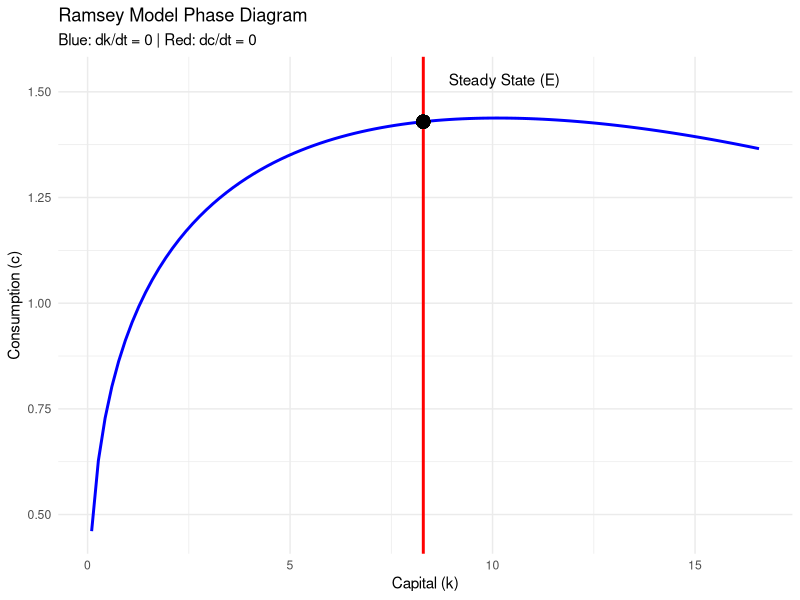

Source code (R): (Note: this script raises an error after producing the figure.)
library(tidyverse)
library(deSolve)

# Simple Ramsey Dynamics in R

ramsey_model <- function(t, state, parameters) {
  with(as.list(c(state, parameters)), {
    # f(k) = k^alpha
    mpk <- alpha * k^(alpha - 1)
    
    dk <- k^alpha - c - (n + g + delta) * k
    dc <- (c / sigma) * (mpk - delta - rho)
    
    return(list(c(dk, dc)))
  })
}

# Define params (Example)
params <- c(alpha = 0.33, delta = 0.05, rho = 0.02, sigma = 2, n = 0.01, g = 0.02)

library(ggplot2)

# 1. Setup Parameters
alpha <- 0.33; delta <- 0.05; rho <- 0.03; n <- 0.02; sigma <- 2

# 2. Calculate Steady States
k_ss <- ((rho + delta) / alpha)^(1 / (alpha - 1))
c_ss <- k_ss^alpha - (n + delta) * k_ss

# 3. Define the Nullclines
k_vals <- seq(0.1, k_ss * 2, length.out = 100)
dot_k_0 <- k_vals^alpha - (n + delta) * k_vals # Consumption where k is stable
dot_c_0 <- c_ss                                # Consumption where c is stable

df_nullclines <- data.frame(k = k_vals, dk0 = dot_k_0)

# 4. Plotting
ggplot(df_nullclines, aes(x = k)) +
  geom_line(aes(y = dk0), color = "blue", size = 1) +      # k-nullcline
  geom_vline(xintercept = k_ss, color = "red", size = 1) +  # c-nullcline
  geom_point(aes(x = k_ss, y = c_ss), size = 4) +           # Steady State
  annotate("text", x = k_ss + 2, y = c_ss + 0.1, label = "Steady State (E)") +
  labs(title = "Ramsey Model Phase Diagram",
       subtitle = "Blue: dk/dt = 0 | Red: dc/dt = 0",
       x = "Capital (k)", y = "Consumption (c)") +
  theme_minimal()


# SHOOTING METHOD - ALGORITHM 

# 1. Recalculate Steady State for comparison
k_ss <- ((params["rho"] + params["delta"]) / params["alpha"])^(1 / (params["alpha"] - 1))
c_ss <- k_ss^params["alpha"] - (params["n"] + params["delta"]) * k_ss

# 2. Reset Bounds
low_c <- 0
high_c <- k0^params["alpha"] # Max consumption cannot exceed total output
k0 <- 1.0

for (i in 1:30) {
  guess_c <- (low_c + high_c) / 2
  
  # Run a very short simulation to see the INITIAL trend
  out <- try(as.data.frame(ode(y = c(k = k0, c = guess_c), 
                               times = seq(0, 30, by = 1), 
                               func = ramsey_system, 
                               parms = params)), silent = TRUE)
  
  # Check if it crashed or Capital hit the floor
  if (inherits(out, "try-error") || any(is.na(out)) || any(out$k < 0.01)) {
    # If k crashed, we consumed TOO MUCH
    high_c <- guess_c
  } else {
    last_k <- tail(out$k, 1)
    # If k ended up HIGHER than its starting point (growing toward infinity), 
    # and we are already above k_ss, or if k is just growing too fast:
    if (last_k > k_ss) {
      # We saved TOO MUCH (consumed too little)
      low_c <- guess_c
    } else {
      # We are still below k_ss and k is falling or stable
      high_c <- guess_c
    }
  }
}

print(paste("New Guess for c0:", round(guess_c, 6)))

# 1. Check your Steady State - is it valid?
print(k_ss) 
print(c_ss)

# 2. Test a tiny consumption value manually
test_out <- ode(y = c(k = 1.0, c = 0.1), times = seq(0, 5, by = 1), 
                func = ramsey_system, parms = params)
print(head(test_out))

# 1. Parameters (from your output)
params <- c(alpha = 0.33, delta = 0.05, rho = 0.03, n = 0.02, sigma = 2)
k_ss <- 8.2897
c_ss <- 1.4293
k0 <- 1.0

# 2. Reset Bounds
low_c <- 0.05
high_c <- c_ss # At k=1, you definitely consume less than the steady state
iterations <- 25

for (i in 1:iterations) {
  guess_c <- (low_c + high_c) / 2
  
  # Simulate forward
  out <- try(as.data.frame(ode(y = c(k = k0, c = guess_c), 
                               times = seq(0, 50, by = 1), 
                               func = ramsey_system, 
                               parms = params)), silent = TRUE)
  
  # Logic: 
  # If it crashes, C was too high.
  # If k grows PAST the steady state, C was too low (undershot).
  # If k crashes to zero, C was too high (overshot).
  
  if (inherits(out, "try-error") || any(is.na(out)) || any(out$k < 0.1)) {
    high_c <- guess_c
  } else {
    final_k <- tail(out$k, 1)
    
    if (final_k > k_ss) {
      # Economy is growing too fast/too far -> Save less (Consume more)
      low_c <- guess_c
    } else {
      # Economy is stalled or shrinking -> Save more (Consume less)
      high_c <- guess_c
    }
  }
}

final_c0 <- as.numeric(guess_c)
print(paste("The Saddle Path value for c0 is:", round(final_c0, 4)))

final_out <- as.data.frame(ode(y = c(k = k0, c = final_c0), 
                               times = seq(0, 100, by = 1), 
                               func = ramsey_system, 
                               parms = params))


# 1. Load the library FIRST
library(ggplot2)

# 2. Run the plot command SECOND (no library calls inside the + chain)
ggplot(final_out, aes(x = k, y = c)) +
  geom_path(color = "darkgreen", linewidth = 1.2) +
  annotate("point", x = k_ss, y = c_ss, color = "red", size = 3) +
  labs(title = "The Saddle Path", 
       subtitle = paste("Initial c0 =", round(final_c0, 4)),
       x = "Capital (k)", y = "Consumption (c)") +
  theme_minimal()





# new path - comparative dynamics

# 1. New Parameters (Technological Breakthrough)
params_new <- params
params_new["alpha"] <- 0.40 # Increase from 0.33

# 2. Find the NEW Steady State
k_ss_new <- ((params_new["rho"] + params_new["delta"]) / params_new["alpha"])^(1 / (params_new["alpha"] - 1))
c_ss_new <- k_ss_new^params_new["alpha"] - (params_new["n"] + params_new["delta"]) * k_ss_new

# 3. Use the Shooting Method to find the NEW c0 
# (Starting from our CURRENT capital level k0 = 1.0)
low_c <- 0.1; high_c <- 2.0
for (i in 1:25) {
  guess_c_new <- (low_c + high_c) / 2
  out_new <- try(as.data.frame(ode(y = c(k = k0, c = guess_c_new), 
                                   times = seq(0, 50, by = 1), 
                                   func = ramsey_system, parms = params_new)), silent = TRUE)
  if (inherits(out_new, "try-error") || any(out_new$k < 0.1)) { high_c <- guess_c_new }
  else { if (tail(out_new$k, 1) > k_ss_new) { low_c <- guess_c_new } else { high_c <- guess_c_new } }
}

# 4. Plot both paths
ggplot() +
  geom_path(data = final_out, aes(x = k, y = c), color = "darkgreen", size = 1, linetype = "dashed") + # Old Path
  geom_path(data = out_new, aes(x = k, y = c), color = "blue", size = 1.2) + # New Path
  annotate("point", x = k_ss, y = c_ss, color = "darkgreen", size = 3) +
  annotate("point", x = k_ss_new, y = c_ss_new, color = "blue", size = 3) +
  labs(title = "Global Comparative Dynamics: Productivity Shock",
       subtitle = "Green (Dashed) = Old Path | Blue = New Path after Alpha increases",
       x = "Capital (k)", y = "Consumption (c)") +
  theme_minimal()
